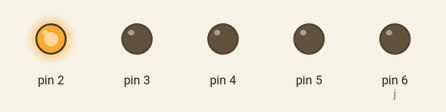
Recording of a sketch running on a simulated Arduino Uno, built with avr-gcc and run on an emulated ATmega328P. On the bench: output pins drawn as LEDs (lit = HIGH).

Above: at 0.1 s.
Timing chart, 0 to 1.6 s (numbered marks = the images above):
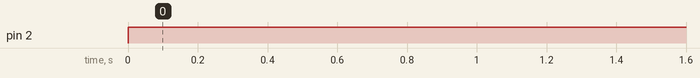

Measured:
- by itself, pin 2: LOW → HIGH at 0.00 s

The sketch:

decimalToBinary.ino
```cpp
void setup() {
  Serial.begin(9600);
  pinMode(6,OUTPUT);
  pinMode(5,OUTPUT);
  pinMode(4,OUTPUT);
  pinMode(3,OUTPUT);
  pinMode(2,OUTPUT);
}

void loop() {
  String h=convert(16);
  int i=0;
  int j=6;
  for(i=0,j=6;i<h.length();i++,j--){
    if(h.charAt(i)=='1'){
      digitalWrite(j,HIGH);
    }
    else{
      digitalWrite(j,LOW);
    }
  }
  delay(100);
}

String convert(int n){
  String s="";
  while(n>1){
    s=s+(n%2);
    n=n/2;
  }
  return s+n;
}
```
